Frame 1 (no input): blank canvas, image omitted
Frame 60 (the mouse pressed at the canvas centre just before this capture): blank canvas, image omitted
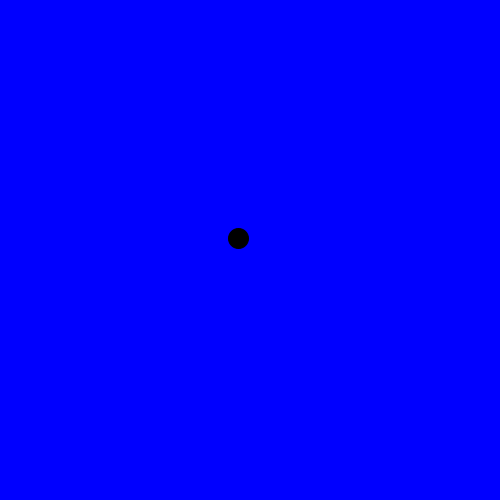
Frame 120 (the mouse held since frame 60 and released just before this capture)

The Processing sketch whose frames 1 and 60 were blank and that drew this single picture after the mouse press (run headless with seeded random() and noise(); from frame 60 on, the mouse is pressed at the canvas centre):

// Processing sketch: easing_keypressed
// ── easing_keypressed.pde
float x;
float y;
float easing = 0.05;

void setup()
{
  size( 500, 500 );
  
} // end setup

void draw()
{
  if (keyPressed)
  {
    if( key == 'b' )
    {
    background(255,255,0);
    } 
  }
  else
  {
    background(0,0,255);
  }
  // if mouse pressed color is black
  if ( mousePressed == true)
  {
    fill(0);
  }
  // else color is white
  else
  {
    fill(255);
  }
  float targetX = mouseX;
  float targetY = mouseY;
  x = x + (targetX - x) * easing;
  y = y + (targetY - y) * easing;
  
  ellipse(x, y, 20,20 );
  println(targetX + " : " + x );
  
} // end draw
